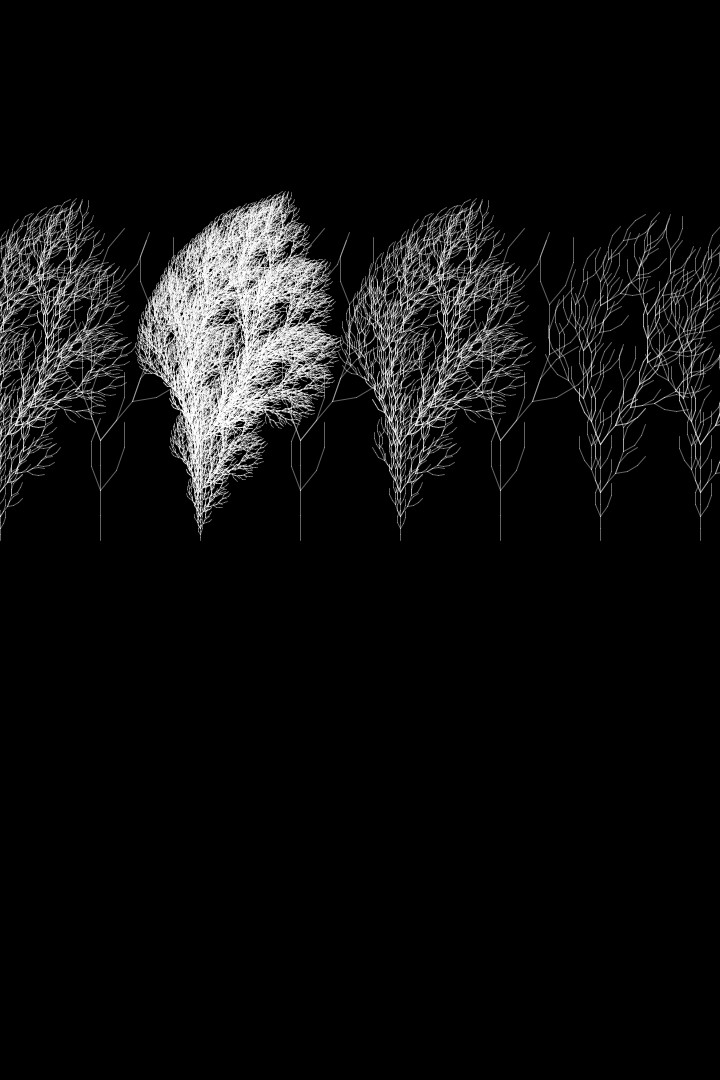
Frame 1 (no input)
Frame 60 (the mouse pressed at the canvas centre just before this capture): identical to frame 1, image omitted
Frame 120 (the mouse held since frame 60 and released just before this capture): identical to frame 1, image omitted

The Processing sketch that drew this single still picture (run headless with seeded random() and noise(); from frame 60 on, the mouse is pressed at the canvas centre):

// Processing sketch: Alexis
// ── Alexis.pde
ArrayList<LSTree> lstlist;
int numberOfTrees = 12;

void setup() {
  size(720, 1080);

  lstlist = new ArrayList<LSTree>();

  for (int i=0; i<numberOfTrees; i++) {
    int randomIteration = round(random(1, 5));

    lstlist.add(new LSTree(randomIteration));
  }
}


void draw() {
  background(0);

  for (int i=0; i<numberOfTrees; i++) {
    
    LSTree lst = lstlist.get(i);
    lst.turtle(i * 100, height/2);
  }
}

// ── LSysTree.pde
class LSTree {
  float angle;
  String axiom = "F";
  String sentence = axiom;
  int len = 100;
  Rule[] rules;

  int numberOfIteration;

  LSTree(int numberOfIteration) {
    //tree
    rules = new Rule[1];
    rules[0] = new Rule('F', "FF+[+F-F-F]-[-F+F+F]");
    angle = radians(20);
    this.numberOfIteration = numberOfIteration;
    for (int i=0; i<numberOfIteration; i++) {
      generate();
    }
  }

  void generate() {
    len *= 0.5;
    String next_sentence = "";
    for (int i = 0; i < sentence.length(); i++) {
      char current = sentence.charAt(i);
      boolean found = false;
      for (int j = 0; j < rules.length; j++) {
        if (current == rules[j].a) {
          found = true;
          next_sentence += rules[j].b;
          break;
        }
      }
      if (!found) {
        next_sentence += current;
      }
    }
    sentence = next_sentence;
    println(sentence);
    turtle(0, 0);
  }

  void turtle(float x, float y) {
    // background(51);
    resetMatrix(); 
    translate(x, y);
    stroke(255, 100);
    for (int i = 0; i < sentence.length(); i++) {
      char current = sentence.charAt(i);

      if (current == 'F') {
        line(0, 0, 0, -len);
        translate(0, -len);
      } else if (current == '+') {
        rotate(angle);
      } else if (current == '-') {
        rotate(-angle);
      } else if (current == '[') {
        pushMatrix();
      } else if (current == ']') {
        popMatrix();
      }
    }
  }
}

class Rule {
  char a;
  String b;
  Rule(char _a, String _b) {
    a = _a;
    b = _b;
  }
}
